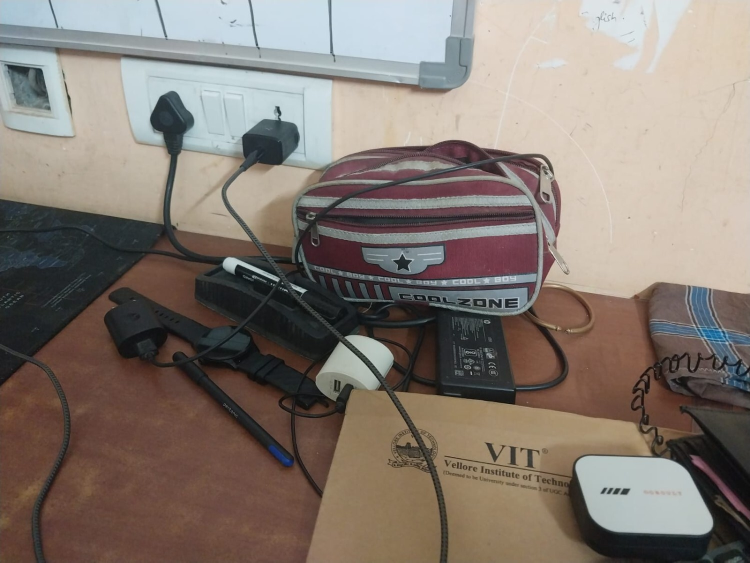
#> input picture Q7/image1.jpg, 1500 x 1125 px (shown at 1/2 size)
$ jupyter execute feature_matcher.ipynb
#> lines starting #> are read from the running program, lines starting #| are printed output that depends on the picture
#### **Importing all the Libraries**

[cell 1]
import cv2
import numpy as np
import pandas as pd
import matplotlib.pyplot as plt

#### **1. Loading the original object's photo and the new cross angle photo**

[cell 2]
img1 = cv2.imread("image1.jpg")
#> img1 is the input picture: shape (1125, 1500, 3); mean B, G, R 113.7, 121.8, 132.3
img2 = cv2.imread("image2.jpg")
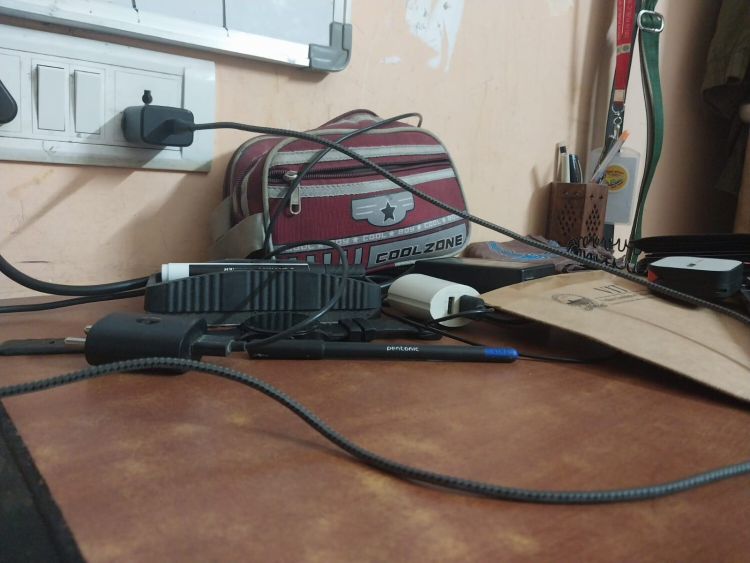
#> input picture Q7/image2.jpg, 1500 x 1125 px (shown at 1/2 size)
#> img2 is the input picture: shape (1125, 1500, 3); mean B, G, R 101.2, 109.4, 122.1
gray1 = cv2.cvtColor(img1, cv2.COLOR_BGR2GRAY)
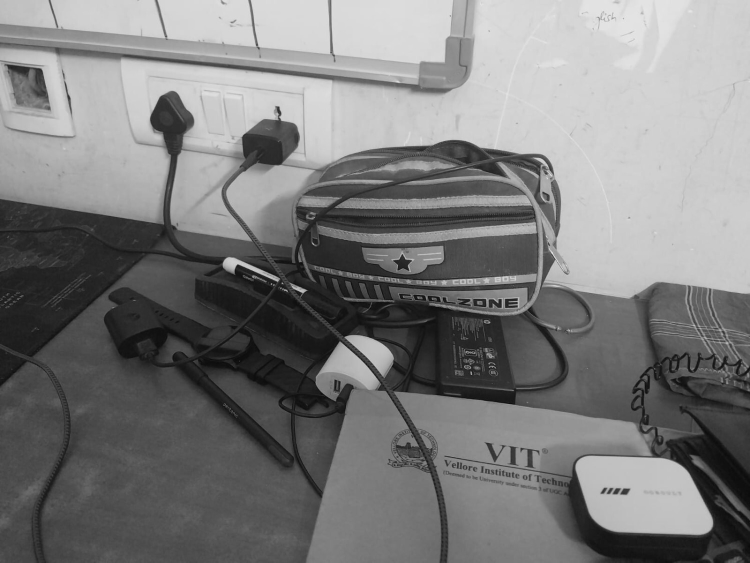
#> gray1: shape (1125, 1500) (shown at 1/2 size); min 2, max 245, mean 124
gray2 = cv2.cvtColor(img2, cv2.COLOR_BGR2GRAY)
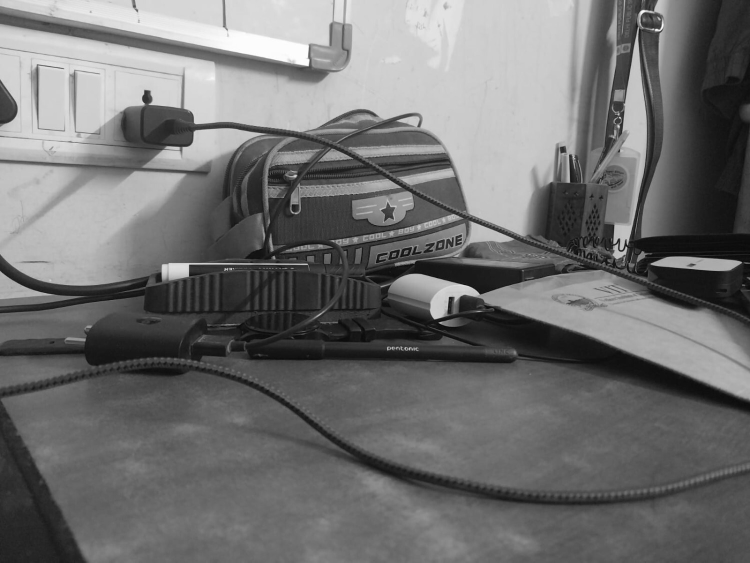
#> gray2: shape (1125, 1500) (shown at 1/2 size); min 2, max 255, mean 112.2

#### **2. Initialize the ORB Detector and match Features**

[cell 3]
max_features = 2000
orb = cv2.ORB_create(nfeatures=max_features)
kp1,des1 = orb.detectAndCompute(gray1,None)
#> kp1 = 2000 keypoints; strongest (x, y, size): (1034, 605, 31), (1034, 612, 31), (475, 530, 77.1), (475, 531, 64.3)
kp2,des2 = orb.detectAndCompute(gray2,None)
#> kp2 = 2000 keypoints; strongest (x, y, size): (1242, 499, 37.2), (1243, 497, 44.6), (1241, 499, 31), (812, 697, 31)

bf = cv2.BFMatcher(cv2.NORM_HAMMING,crossCheck=False)
raw_matches = bf.knnMatch(des1,des2,k=2)
#> raw_matches = 2000 matches
good_matches = []
for m, n in raw_matches:
    if m.distance < 0.75 * n.distance:
        good_matches.append(m)
#> after the loop, good_matches = 27 matches
img_matches = cv2.drawMatches(img1, kp1, img2, kp2, good_matches[:50], None,flags=cv2.DrawMatchesFlags_NOT_DRAW_SINGLE_POINTS)
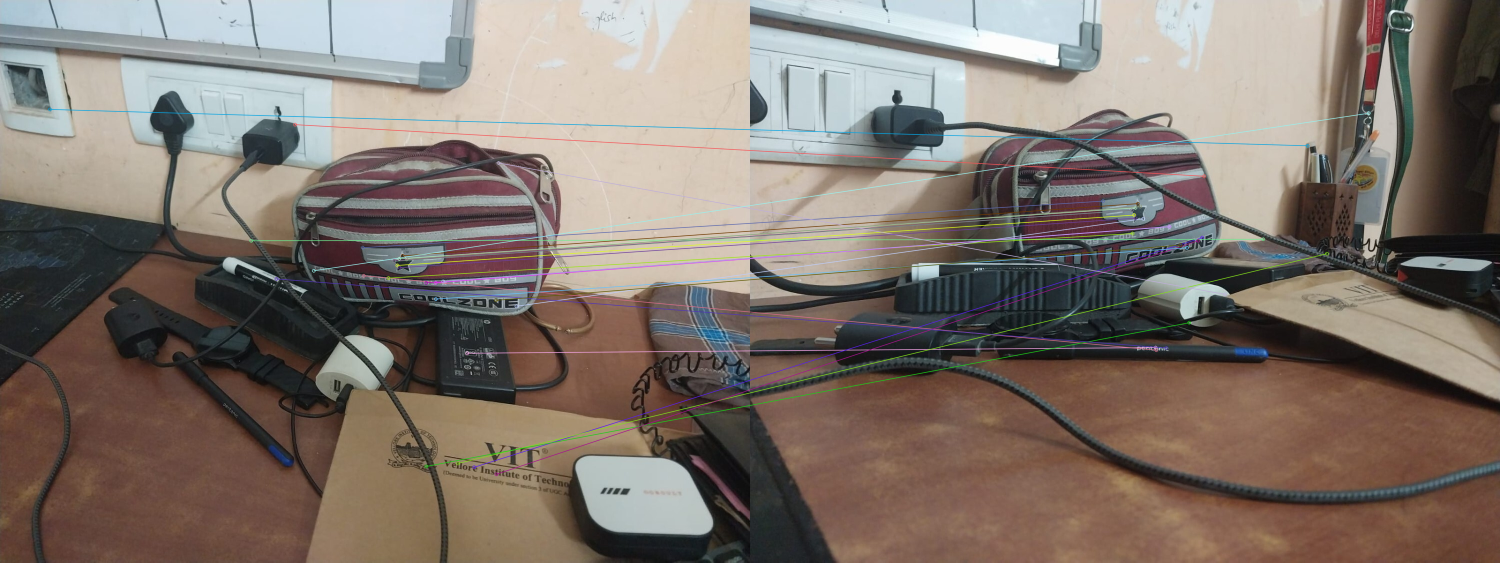
#> img_matches: shape (1125, 3000, 3) (shown at 1/2 size); mean B, G, R 108, 116, 127.3

#### **3.Console Output Log and Visualization**

[cell 4]
print("--- [TASK 7 FEATURE MATCHING LOG] ---")
print(f"Total Good Matches Found (After Ratio Test): {len(good_matches)}")
#| Total Good Matches Found (After Ratio Test): 27
print("Dominant Object Cluster: High-contrast rigid items (e.g., printed pen bodies and watch faces)")
print("---------------------------------------")

# 5. Visualization
plt.figure(figsize=(16, 8))
plt.imshow(cv2.cvtColor(img_matches, cv2.COLOR_BGR2RGB))
plt.title(f"ORB Feature Matching Across Angles ({len(good_matches)} Good Matches)")
plt.axis('off')
plt.show()
